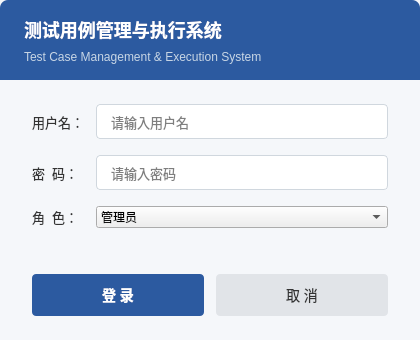
<?xml version="1.0" encoding="UTF-8"?>
<ui version="4.0">
 <class>LoginDialog</class>
 <widget class="QDialog" name="LoginDialog">
  <property name="geometry">
   <rect>
    <x>0</x>
    <y>0</y>
    <width>420</width>
    <height>332</height>
   </rect>
  </property>
  <property name="windowTitle">
   <string>测试用例管理系统 - 登录</string>
  </property>
  <property name="styleSheet">
   <string notr="true">QDialog {
    background-color: #f5f7fa;
}
QFrame#titleFrame {
    background-color: #2c5aa0;
    border-top-left-radius: 8px;
    border-top-right-radius: 8px;
}
QLabel#titleLabel {
    color: white;
    font-size: 18px;
    font-weight: bold;
}
QLabel#subtitleLabel {
    color: #c8d6e5;
    font-size: 12px;
}
QLineEdit {
    padding: 8px 12px;
    border: 1px solid #d0d7de;
    border-radius: 4px;
    background-color: white;
    font-size: 13px;
}
QLineEdit:focus {
    border: 1px solid #2c5aa0;
}
QPushButton#loginBtn {
    background-color: #2c5aa0;
    color: white;
    border: none;
    border-radius: 4px;
    padding: 10px;
    font-size: 14px;
    font-weight: bold;
}
QPushButton#loginBtn:hover {
    background-color: #3a6bb8;
}
QPushButton#cancelBtn {
    background-color: #e1e4e8;
    color: #333;
    border: none;
    border-radius: 4px;
    padding: 10px;
    font-size: 14px;
}
QPushButton#cancelBtn:hover {
    background-color: #d0d7de;
}
QLabel {
    font-size: 13px;
    color: #333;
}</string>
  </property>
  <layout class="QVBoxLayout" name="verticalLayout">
   <property name="spacing">
    <number>0</number>
   </property>
   <property name="leftMargin">
    <number>0</number>
   </property>
   <property name="topMargin">
    <number>0</number>
   </property>
   <property name="rightMargin">
    <number>0</number>
   </property>
   <property name="bottomMargin">
    <number>0</number>
   </property>
   <item>
    <widget class="QFrame" name="titleFrame">
     <property name="minimumSize">
      <size>
       <width>0</width>
       <height>80</height>
      </size>
     </property>
     <layout class="QVBoxLayout" name="verticalLayout_2">
      <property name="leftMargin">
       <number>24</number>
      </property>
      <property name="topMargin">
       <number>16</number>
      </property>
      <property name="rightMargin">
       <number>24</number>
      </property>
      <property name="bottomMargin">
       <number>16</number>
      </property>
      <item>
       <widget class="QLabel" name="titleLabel">
        <property name="text">
         <string>测试用例管理与执行系统</string>
        </property>
       </widget>
      </item>
      <item>
       <widget class="QLabel" name="subtitleLabel">
        <property name="text">
         <string>Test Case Management &amp; Execution System</string>
        </property>
       </widget>
      </item>
     </layout>
    </widget>
   </item>
   <item>
    <widget class="QWidget" name="formContainer" native="true">
     <layout class="QVBoxLayout" name="verticalLayout_3">
      <property name="spacing">
       <number>16</number>
      </property>
      <property name="leftMargin">
       <number>32</number>
      </property>
      <property name="topMargin">
       <number>24</number>
      </property>
      <property name="rightMargin">
       <number>32</number>
      </property>
      <property name="bottomMargin">
       <number>24</number>
      </property>
      <item>
       <layout class="QFormLayout" name="formLayout">
        <property name="horizontalSpacing">
         <number>12</number>
        </property>
        <property name="verticalSpacing">
         <number>16</number>
        </property>
        <item row="0" column="0">
         <widget class="QLabel" name="label_username">
          <property name="text">
           <string>用户名：</string>
          </property>
         </widget>
        </item>
        <item row="0" column="1">
         <widget class="QLineEdit" name="lineEdit_username">
          <property name="placeholderText">
           <string>请输入用户名</string>
          </property>
         </widget>
        </item>
        <item row="1" column="0">
         <widget class="QLabel" name="label_password">
          <property name="text">
           <string>密  码：</string>
          </property>
         </widget>
        </item>
        <item row="1" column="1">
         <widget class="QLineEdit" name="lineEdit_password">
          <property name="echoMode">
           <enum>QLineEdit::Password</enum>
          </property>
          <property name="placeholderText">
           <string>请输入密码</string>
          </property>
         </widget>
        </item>
        <item row="2" column="0">
         <widget class="QLabel" name="label_role">
          <property name="text">
           <string>角  色：</string>
          </property>
         </widget>
        </item>
        <item row="2" column="1">
         <widget class="QComboBox" name="comboBox_role">
          <item>
           <property name="text">
            <string>管理员</string>
           </property>
          </item>
          <item>
           <property name="text">
            <string>操作员</string>
           </property>
          </item>
         </widget>
        </item>
       </layout>
      </item>
      <item>
       <widget class="QLabel" name="label_error">
        <property name="styleSheet">
         <string notr="true">color: #e74c3c; font-size: 12px;</string>
        </property>
        <property name="text">
         <string/>
        </property>
       </widget>
      </item>
      <item>
       <layout class="QHBoxLayout" name="horizontalLayout_btns">
        <property name="spacing">
         <number>12</number>
        </property>
        <item>
         <widget class="QPushButton" name="loginBtn">
          <property name="text">
           <string>登 录</string>
          </property>
         </widget>
        </item>
        <item>
         <widget class="QPushButton" name="cancelBtn">
          <property name="text">
           <string>取 消</string>
          </property>
         </widget>
        </item>
       </layout>
      </item>
     </layout>
    </widget>
   </item>
  </layout>
 </widget>
 <resources/>
 <connections>
  <connection>
   <sender>cancelBtn</sender>
   <signal>clicked()</signal>
   <receiver>LoginDialog</receiver>
   <slot>reject()</slot>
   <hints>
    <hint type="sourcelabel">
     <x>310</x>
     <y>276</y>
    </hint>
    <hint type="destinationlabel">
     <x>209</x>
     <y>159</y>
    </hint>
   </hints>
  </connection>
 </connections>
</ui>
